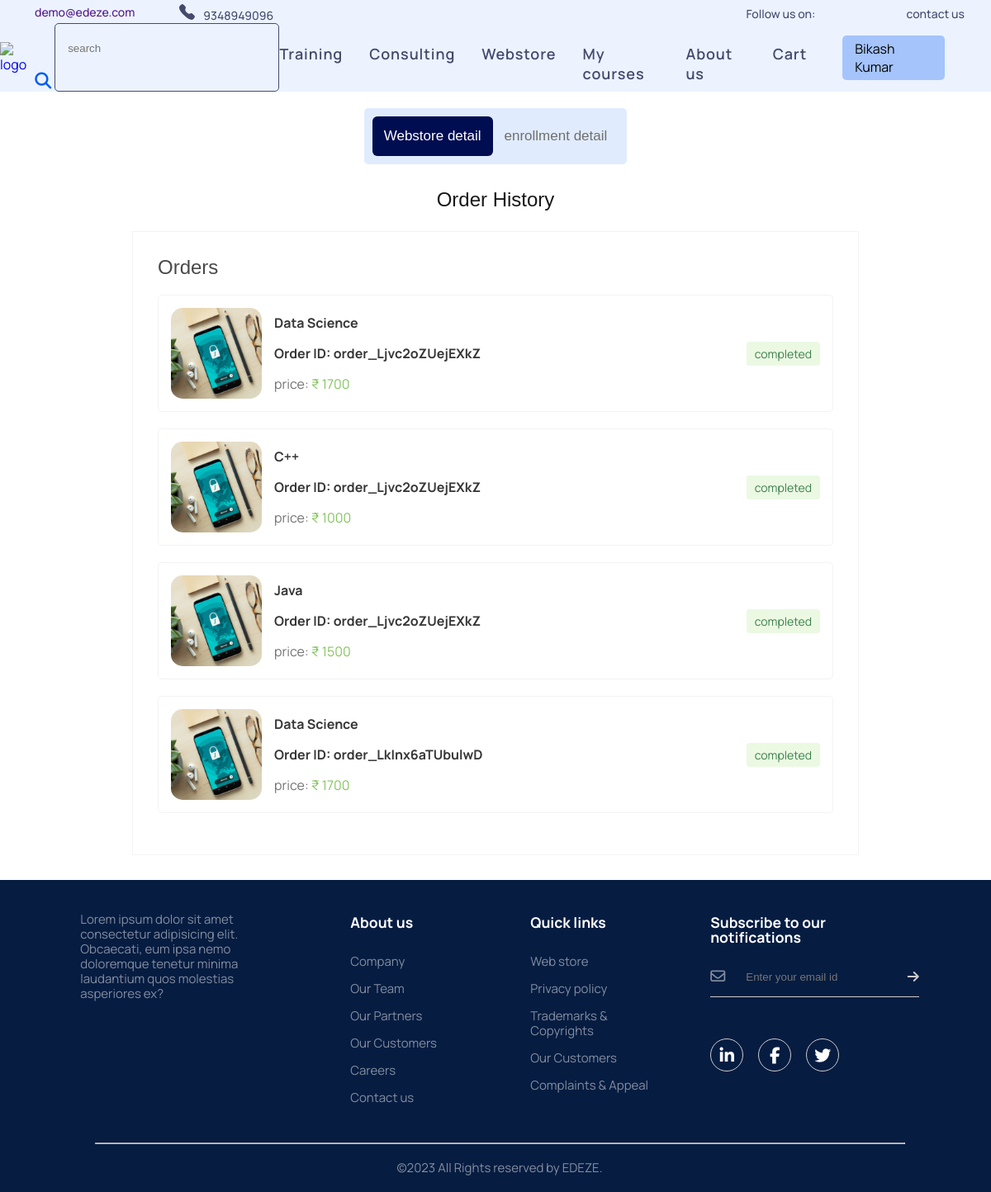
/6/OrderHistory, run on the app's committed database.
### tables this page shows
CREATE TABLE user (User_id integer primary key,First_name varchar,Last_name varchar,Email varchar,Password BINARY(64), "status" INTEGER);

CREATE TABLE order_webstore(id INTEGER PRIMARY KEY,User_id INTEGER,Item_id INTEGER,Course_name VARCHAR,Price INTEGER,Payment_id VARCHAR, "Order_id" varchar);

### main.py (the view)
@app.get('/{id}/OrderHistory')
def orderhistory(request:Request ,id):
    import course
    oe=course.allorderenroll(id)
    oe_json=json.loads(oe)
    ow=course.allorderwebstore(id)
    ow_json=json.loads(ow)
    import course
    name=course.user_first_name(id)
    return templates.TemplateResponse("order-history.html",{"request": request, "oes":oe_json,"ows":ow_json,"id":id,"name":name})

### templates/order-history.html (shortened to what this page needs)
<!DOCTYPE html>
<html>
  <head>
    <link rel="stylesheet" href="/static/css/header-footer.css">
    <link rel="stylesheet" href="/static/css/order-history.css">
  </head>
  <body>
    <header>
        <div class="container">
            <div class="contact">
               <span> <a href=""><img src="/static/images/mail_icon.svg" alt="">demo@edeze.com </a></span>
                <span><img src="/static/images/call_icon.svg" alt="">9348949096</span>
            </div>
            <div class="social">
                <span>Follow us on:</span>
                <a href=""><img src="/static/images/Insta_icon.svg" alt=""></a>
                <span >contact us</span>
            </div>
        </div>
        <div class=" nav">
            <div class="left-part">
                <a href="/"><img src="/static/images/logo.svg" alt="logo" class="logo"></a>
                <div class="search-box">
                    <input type="text" id="search" placeholder="search">
                    <button type="submit" onclick="search()"><i class="fa-solid fa-magnifying-glass icon-search"></i></button>
                </div>
            </div>
             <div class="group">
                <ul class="navigation">
                    <li><a href="/{{id}}/Course" id="training">Training</a></li>
                    <li><a href="/{{id}}/consulting">Consulting</a></li>
                    <li><a href="/{{id}}/webstore">Webstore</a></li>
                    <li><a href="/{{id}}/MyCourse">My courses</a></li>
                    <li><a href="/aboutus">About us</a></li>
                    <li><a href="/{{id}}/cart">Cart</a></li>
                </ul>
             </div>
            <div class="user-profile">
                <p class="profile-name">{{name}}</p>
            </div>
        </div>
    </header>
    <section class="main-content">
        <div class="tab">
            <button class="tablinks active" id="webstoreBtn">Webstore detail</button>
            <button class="tablinks" id="enrollmentBtn">enrollment detail</button>
        </div>
        <div id="webstore-history">
            <center><p style=" font: normal 400 24px/26px 'DM Serif Text', sans-serif;color: #171717;">Order History</p></center>
            <div class="main-container">
                <h3>Orders</h3>
                    {% for ow in ows %}
                        <div class="course-item">
                            <div class="description">
                                <img src="/static/images/cart_course_image.svg" alt="">
                                <div class="course-detail">
                                    <a href="/{{id}}/OrderDetails/{{ow["Order_id"]}}">
                                        <p class="course-name">{{ow["Course_name"]}}</p>
                                    </a>
                                    <p>Order ID: {{ow["Order_id"]}}</p>
                                    <span style="color: #747474;">price:</span>
                                    <span class="course-price" style="color: #85C45F;" >₹ {{ow["Price"]}}</span>
                                </div>
                            </div>
                            <div class="status">
                                <span>completed</span>
                            </div>
                        </div>
                    {% endfor %}
            </div>
        </div>
    </section>
<footer>
    <div class="row">
        <div class="col">
            <p>Lorem ipsum dolor sit amet consectetur adipisicing elit. Obcaecati, eum ipsa nemo doloremque tenetur minima laudantium quos molestias asperiores ex?</p>
        </div>
        <div class="col">
            <h3>About us</h3>
            <ul>
                <li><a href="">Company</a></li>
                <li><a href="">Our Team</a></li>
                <li><a href="">Our Partners</a></li>
                <li><a href="">Our Customers</a></li>
                <li><a href="">Careers</a></li>
                <li><a href="">Contact us</a></li>
            </ul>
        </div>
        <div class="col">
            <h3>Quick links</h3>
            <ul>
                <li><a href="">Web store</a></li>
                <li><a href="">Privacy policy</a></li>
                <li><a href="">Trademarks & Copyrights</a></li>
                <li><a href="">Our Customers</a></li>
                <li><a href="">Complaints & Appeal</a></li>
            </ul>
        </div>
        <div class="col">
            <h3>Subscribe to our notifications</h3>
            <form>
                <i class="fa-regular fa-envelope"></i>
                <input type="email" placeholder="Enter your email id" required>
                <button type="submit"><i class="fa-solid fa-arrow-right"></i></button>
            </form>
            <div class="social-icons">
                <i class="fa-brands fa-linkedin-in"></i>
                <i class="fa-brands fa-facebook-f"></i>
                <i class="fa-brands fa-twitter"></i>
            </div>
        </div>
    </div>
    <hr>
    <p class="copyright">©2023 All Rights reserved by EDEZE.</p>
</footer>
  </body>
</html>

### static/css/header-footer.css (style rules this page uses)
header { background: #ECF3FF; width: 100%; }
.container { padding: 5px 32px 0px 32px; display: flex; justify-content: space-between; align-items: center; width: 100%; font-weight: 500; font-size: 14px; color: #454A6D; }
.contact { display: inherit; column-gap: 54px; }
.contact img { padding-right: 10px; }
.social span { padding-left: 40px; }
.nav { padding: 0px 16px 0px 0px; }
.left-part { display: inherit; align-items: center; gap: 20px; }
.left-part .logo { width: 184px; height: 80px; }
.nav { display: flex; justify-content: space-between; align-items: center; }
.group { display: flex; align-items: center; }
header ul { position: relative; display: flex; gap: 32px; }
header ul li { list-style-type: none; padding-top: 15px; }
header ul li a { position: relative; font-size: 18px; color: #454A6D; font-weight: 600; letter-spacing: 0.05em; }
header ul li a::before { content: ""; position: absolute; bottom: -2px; width: 100%; height: 2px; background: #005DF2; transform: scale(0); transition: transform 0.4s ease-in-out; transform-origin: right; }
.nav img { width: 45px; cursor: pointer; padding-left: 0px; }
footer { width: 100%; background: #061C41; color: rgb(255,255,255,.5); padding: 10px 50px 20px 60px; font-family: 'Manrope'; font-size: 15px; line-height: 18px; }
.row { width: 100%; display: flex; flex-wrap: wrap; align-items: flex-start; justify-content: space-around; }
.col { flex-basis: 25%; padding: 10px; }
.col:nth-child(2),.col:nth-child(3) { flex-basis: 15%; }
.col h3 { margin-top: 22px; margin-bottom: 30px; color: #FFFFFF; }
.col ul li { list-style: none; padding-bottom: 15px; }
ul li a { color: rgb(255,255,255,.5); }
footer form { padding-bottom: 15px; display: flex; align-items: center; justify-content: flex-start; border-bottom: 1px solid #ccc; margin-bottom: 50px; gap: 15px; }
footer form .fa-regular { font-size: 18px; margin-right: 10px; }
footer form input { width: 100%; background: transparent; color: #ccc; border: 0; outline: 0; }
footer form button { background-color: transparent; border: 0; outline: none; cursor: pointer; }
footer form .fa-solid { font-size: 16px; color: #ccc; }
.social-icons .fa-brands { width: 40px; height: 40px; border-radius: 50%; text-align: center; line-height: 40px; font-size: 20px; color: #FFFFFF; background: transparent; border: 1px solid #ccc; margin-right: 15px ; cursor: pointer; }
footer hr { width: 90%; margin: 20px auto; border-bottom: 1px solid #ccc; }
.copyright { text-align: center; }
@media (max-width: 1400px) { header { width: 100vw; } }
.nav .user-profile { display: flex; justify-content: center; align-items: center; margin-right: 40px; }
.nav .user-profile p { background: #A5C4FC; border-radius: 5px; padding: 5px 15px; }
.search-box { padding-left: 15px; border: 1px solid #454A6D; border-radius: 5px; background-color: inherit; }
.search-box input { background: transparent; border: 0px; outline: 0px; width: 243px; height: 58px; }
.search-box button { font-size: 20px; border: none; background: none; position: relative; color: #005DF2; right: 40px; }

### data on the page
user: First_name "Bikash Kumar"
order_webstore: Course_name "Data Science", Order_id "order_Ljvc2oZUejEXkZ", Price "1700"
order_webstore: Course_name "C++", Order_id "order_Ljvc2oZUejEXkZ", Price "1000"
order_webstore: Course_name "Java", Order_id "order_Ljvc2oZUejEXkZ", Price "1500"
order_webstore: Course_name "Data Science", Order_id "order_LkInx6aTUbulwD", Price "1700"
